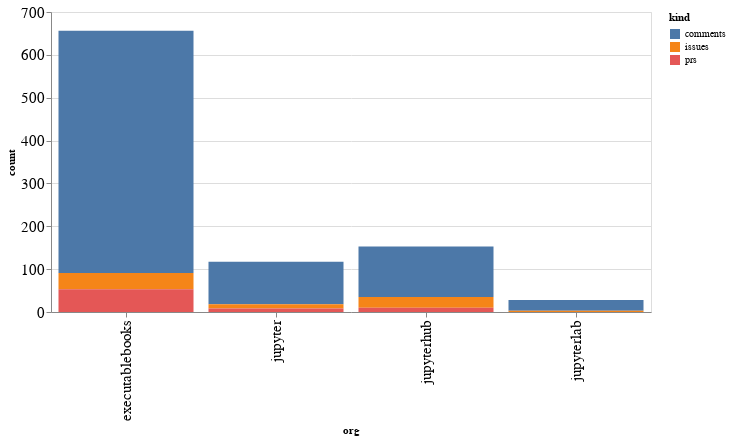

The code cell stored with this chart in its notebook:
### Code cell
alt.Chart(org_summaries, width=600).mark_bar().encode(
    x='org',
    y='count',
    color='kind',
    tooltip="org"
)

### Figure 1 — Vega-Lite specification as saved in the notebook (floating-point values rounded to 4 significant figures)
{"config": {"axisLeft": {"labelFontSize": 15}, "axisBottom": {"labelFontSize": 15}}, "data": {"name": "data-50e9d936a3671ae42626936128c35a80"}, "mark": "bar", "encoding": {"color": {"type": "nominal", "field": "kind"}, "tooltip": {"type": "nominal", "field": "org"}, "x": {"type": "nominal", "field": "org"}, "y": {"type": "quantitative", "field": "count"}}, "width": 600, "$schema": "https://vega.github.io/schema/vega-lite/v4.8.1.json", "datasets": {"data-50e9d936a3671ae42626936128c35a80": [{"org": "executablebooks", "kind": "comments", "count": 565}, {"org": "executablebooks", "kind": "issues", "count": 38}, {"org": "executablebooks", "kind": "prs", "count": 53}, {"org": "jupyter", "kind": "comments", "count": 99}, {"org": "jupyter", "kind": "issues", "count": 10}, {"org": "jupyter", "kind": "prs", "count": 8}, {"org": "jupyterhub", "kind": "comments", "count": 118}, {"org": "jupyterhub", "kind": "issues", "count": 25}, {"org": "jupyterhub", "kind": "prs", "count": 10}, {"org": "jupyterlab", "kind": "comments", "count": 25}, {"org": "jupyterlab", "kind": "issues", "count": 3}]}}
